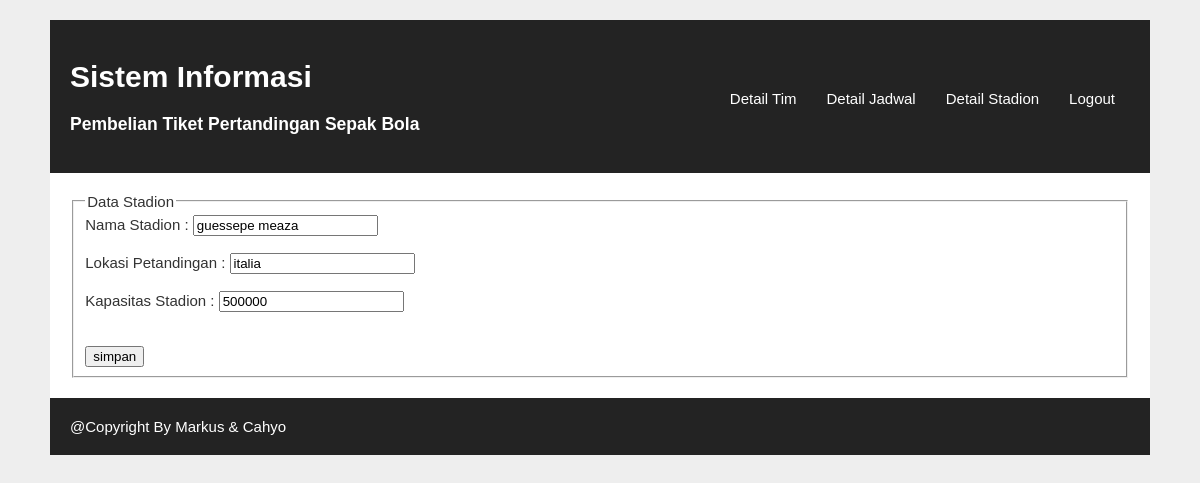
Page /Bola/ambil_data_bola/1 on the committed database.
### tables this page shows
CREATE TABLE `stadion` (
  `id` int(255) NOT NULL,
  `nama_std` varchar(255) NOT NULL,
  `lokasi` varchar(255) NOT NULL,
  `kapasitas` int(255) NOT NULL
);

### application/controllers/Bola.php (called while the page is built, shortened)
<?php
class Bola extends CI_Controller {
	public function __construct(){
		$this->load->model('Bola_model');
	}
	public function ambil_data_bola($id)
	{
		$data['ambil_data_bola'] = $this->Bola_model->get_id($id);
		$this->load->view('ubah_data_bola', $data);
	}
}

### index.php (called while the page is built, shortened)
<?php
require_once BASEPATH.'core/CodeIgniter.php';

### application/models/Bola_model.php (called while the page is built, shortened)
<?php
class Bola_model extends CI_Model {
	public function get_id($id)
	{
		$this->db->from('stadion');
		$this->db->where('id', $id);
		$query = $this->db->get();
		return $query->row();
	}
}

### application/views/ubah_data_bola.php (the view, shortened to what this page needs)
<!doctype html>
<html>
<head>
	<link rel="stylesheet" type="text/css" href="<?php echo base_url() ?>assets/css/style.css">
</head>
<body>
	<div id="wrapper">
		<header>
			<hgroup>
				<h1>Sistem Informasi</h1>
				<h3>Pembelian Tiket Pertandingan Sepak Bola</h3>
			</hgroup>
			<nav>
				<ul>
				<li><a href="<?php echo base_url('gol/data_gol') ?>">Detail Tim</a></li>
					<li><a href="<?php echo base_url('sepak/data_sepak') ?>">Detail Jadwal</a></li>
					<li><a href="<?php echo base_url('bola/data_bola') ?>">Detail Stadion</a></li>
					<li><a href="<?php echo base_url('auth/logout') ?>">Logout</a></li>
				</ul>
			</nav>
		</header>
		<section>
<?php
	echo form_open('Bola/ubah_data');
	echo form_fieldset('Data Stadion');
	$nama_std = array('nama_std'=>$ambil_data_bola->nama_std);
	$lokasi= array('lokasi'=>$ambil_data_bola->lokasi);
	$kapasitas = array('kapasitas'=>$ambil_data_bola->kapasitas);
	echo form_label('Nama Stadion : ');
	echo form_input('nama_std', $nama_std['nama_std']);
	echo "<br>";
	echo "<br>";
	echo form_label('Lokasi Petandingan : ');
	echo form_input('lokasi', $lokasi['lokasi']);
	echo "<br>";
	echo "<br>";
	echo form_label('Kapasitas Stadion : ');
	echo form_input('kapasitas', $kapasitas['kapasitas']);
	echo "<br>";
	echo "<br>";
	echo "<br>";
	echo form_submit('submit', 'simpan');
	echo form_close();
?>
</section>
		<footer>
		<a>@Copyright By Markus & Cahyo</a>
		</footer>
	</div>

### assets/css/style.css (style rules this page uses)
body { background: #eee; color: #333; font-family: sans-serif; font-size:15px; }
#wrapper { background: #fff; width: 1100px; margin: 20px auto; }
#wrapper header { background: #232323; padding: 20px; }
#wrapper header hgroup { float: left; color: #fff; }
#wrapper header nav { float: right; margin-top: 50px; }
#wrapper header nav ul { padding: 0; margin: 0; }
#wrapper header nav ul li { float: left; list-style: none; }
#wrapper header nav ul li a { padding: 15px; color: #fff; text-decoration: none; }
footer { background: #232323; padding: 20px; }
footer a { color: #fff; text-decoration: none; }
section { padding: 20px; }

### rows in the picture
stadion: nama_std "guessepe meaza", lokasi "italia", kapasitas "500000"

### other values in the picture
form_fieldset('Data Stadion') "Data Stadion"
form_label('Nama Stadion : ') "Nama Stadion :"
form_label('Lokasi Petandingan : ') "Lokasi Petandingan :"
form_label('Kapasitas Stadion : ') "Kapasitas Stadion :"
